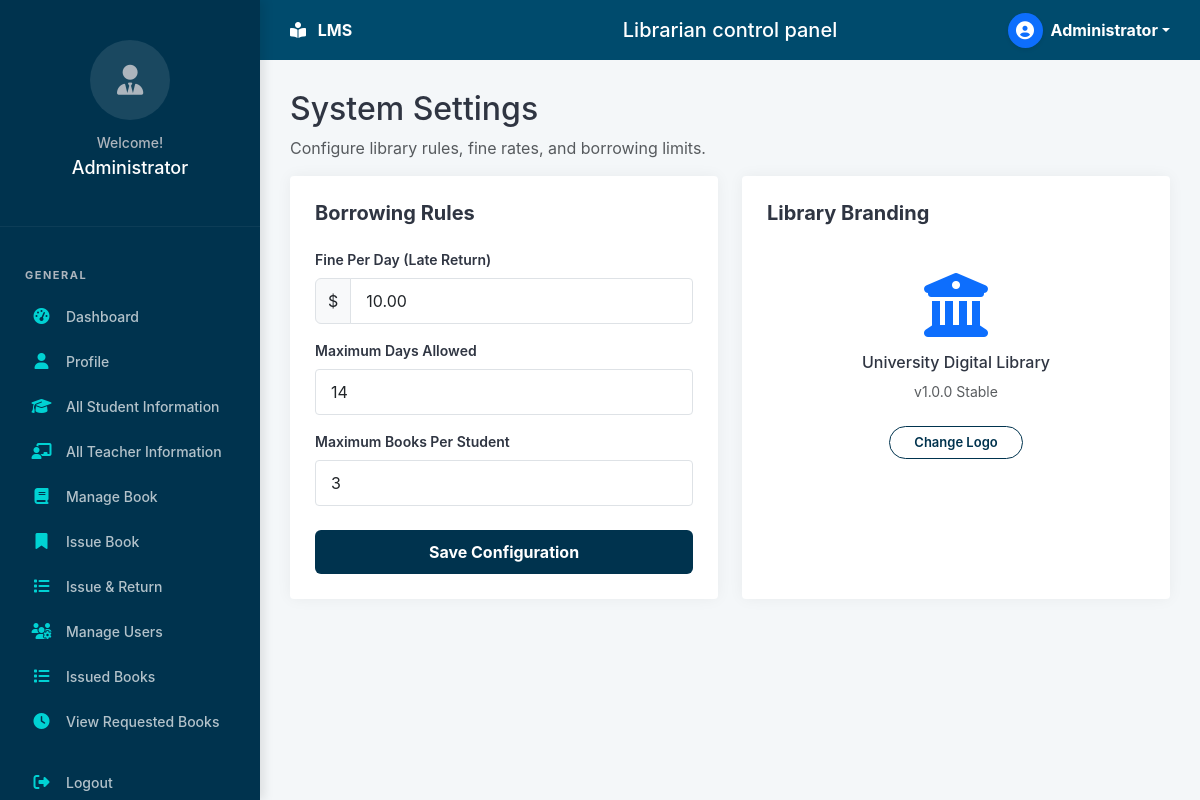
Screenshot of /admin/settings.php (signed in) with the database file from the repository.
### tables this page shows
CREATE TABLE IF NOT EXISTS `settings` (
  `id` int(11) NOT NULL AUTO_INCREMENT,
  `fine_per_day` decimal(10,2) DEFAULT 10.00,
  `max_days_allowed` int(11) DEFAULT 14,
  `max_books_allowed` int(11) DEFAULT 3,
  PRIMARY KEY (`id`)
);

### admin/settings.php (the view, shortened to what this page needs)
<?php
require_once '../config/db.php';
$settings = $pdo->query("SELECT * FROM settings LIMIT 1")->fetch();
include '../includes/header.php';
include '../includes/sidebar.php';
?>
<div class="main-content">
    <div class="dashboard-header">
        <div>
            <h2 class="page-title">System Settings</h2>
            <p class="text-muted">Configure library rules, fine rates, and borrowing limits.</p>
        </div>
    </div>
    <div class="row">
        <div class="col-md-6">
            <div class="card-custom">
                <h5 class="fw-bold mb-4">Borrowing Rules</h5>
                <form action="settings.php" method="POST">
                    <div class="form-group mb-3">
                        <label class="form-label">Fine Per Day (Late Return)</label>
                        <div class="input-group">
                            <span class="input-group-text bg-light">$</span>
                            <input type="number" name="fine_per_day" class="form-control form-control-custom"
                                value="<?php echo $settings['fine_per_day']; ?>" step="0.01">
                        </div>
                    </div>
                    <div class="form-group mb-3">
                        <label class="form-label">Maximum Days Allowed</label>
                        <input type="number" name="max_days_allowed" class="form-control form-control-custom"
                            value="<?php echo $settings['max_days_allowed']; ?>">
                    </div>
                    <div class="form-group mb-4">
                        <label class="form-label">Maximum Books Per Student</label>
                        <input type="number" name="max_books_allowed" class="form-control form-control-custom"
                            value="<?php echo $settings['max_books_allowed']; ?>">
                    </div>
                    <button type="submit" class="btn-university w-100 justify-content-center">Save
                        Configuration</button>
                </form>
            </div>
        </div>
        <div class="col-md-6">
            <div class="card-custom h-100">
                <h5 class="fw-bold mb-4">Library Branding</h5>
                <div class="text-center py-4">
                    <div class="mb-3">
                        <i class="fas fa-university fa-4x text-primary"></i>
                    </div>
                    <h6>University Digital Library</h6>
                    <p class="text-muted small">v1.0.0 Stable</p>
                    <button class="btn btn-outline-primary btn-sm rounded-pill px-4 mt-2">Change Logo</button>
                </div>
            </div>
        </div>
    </div>
</div>
<?php include '../includes/footer.php'; ?>

### assets/css/style.css (style rules this page uses)
:root { --navy-dark: #002b44; --navy-sidebar: #00334e; --navy-header: #004b6d; --text-white: #ffffff; --text-muted: #adb5bd; --card-cyan: #17a2b8; --card-green: #28a745; --card-cyan: #00d2d3; --card-green: #1dd1a1; --card-red: #ff6b6b; --card-orange: #ffc107; --card-blue: #48dbfb; --bg-light: #f4f7f9; --border-color: #dee2e6; --sidebar-width: 260px; --header-height: 60px; --transition: all 0.3s ease; --sidebar-hover: rgba(255, 255, 255, 0.08); --sidebar-active: #00d2d3; }
* { margin: 0; padding: 0; box-sizing: border-box; }
body { font-family: "Inter", -apple-system, BlinkMacSystemFont, "Segoe UI", Roboto, sans-serif; background-color: var(--bg-light); color: #2f3542; overflow-x: hidden; }
.main-content { margin-left: var(--sidebar-width); margin-top: var(--header-height); padding: 30px; min-height: calc(100vh - var(--header-height)); }
.card-custom { background: white; border-radius: 4px; box-shadow: 0 0 15px rgba(0, 0, 0, 0.05); padding: 25px; }
.form-label { font-weight: 600; font-size: 14px; margin-bottom: 8px; display: block; }
.form-control { padding: 10px 15px; border-radius: 4px; border: 1px solid var(--border-color); }
.btn { display: inline-flex; align-items: center; justify-content: center; gap: 8px; padding: 10px 14px; font-weight: 600; border-radius: 8px; border: none; cursor: pointer; transition: var(--transition); }
.btn-sm { padding: 6px 10px; font-size: 13px; border-radius: 6px; }
.btn-primary, .btn-university { background: var(--navy-sidebar) !important; color: var(--text-white) !important; border: none !important; }
.btn-outline-primary { background: transparent; color: var(--navy-sidebar); border: 1px solid var(--navy-sidebar); }
.rounded-pill { border-radius: 50rem !important; }
.btn-university { background: var(--navy-sidebar); color: var(--text-white); border: none; padding: 10px 14px; font-weight: 700; border-radius: 8px; display: inline-flex; align-items: center; justify-content: center; gap: 8px; transition: var(--transition); }
.btn-university.w-100 { width: 100%; }
.card-custom .btn-university { width: 100%; padding: 10px 12px; border-radius: 6px; }

### rows the page displays
settings: fine_per_day "10.00", max_days_allowed "14", max_books_allowed "3"

### other values shown
$_SESSION['name'] "Administrator"
